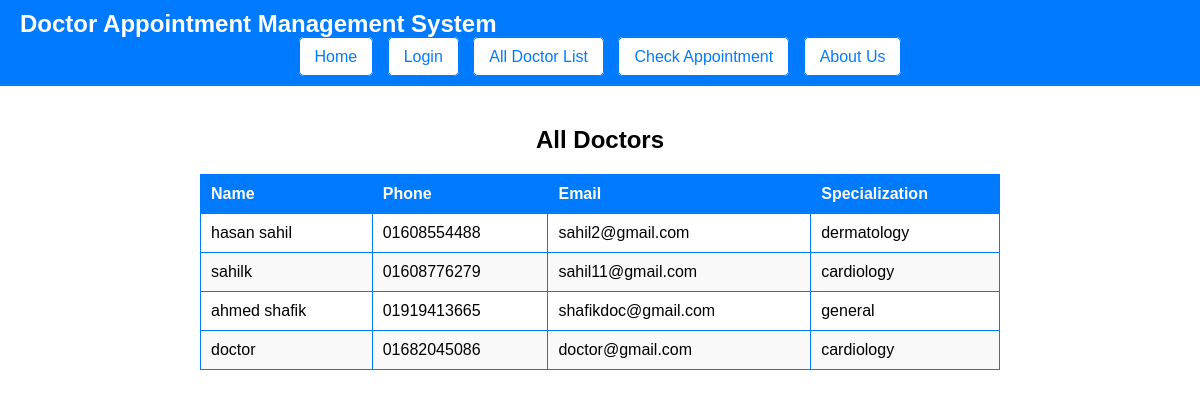
Screenshot of /all_doctor_list.php with the database file from the repository.
### tables this page shows
CREATE TABLE `users` (
  `id` int(11) NOT NULL,
  `user_type` enum('doctor','assistant','admin') NOT NULL,
  `name` varchar(100) NOT NULL,
  `email` varchar(100) NOT NULL,
  `phone` varchar(11) NOT NULL,
  `password` varchar(255) NOT NULL,
  `specialization` varchar(100) DEFAULT NULL,
  `created_at` timestamp NOT NULL DEFAULT current_timestamp()
);

### all_doctor_list.php (the view, shortened to what this page needs)
<?php include 'header.php'; ?>
<!DOCTYPE html>
<html lang="en">
<head>
    <link rel="stylesheet" href="css/home.css">
</head>
<body>
<section class="doctor-list-section">
    <h1>All Doctors</h1>
    <table class="doctor-table">
        <thead>
            <tr>
                <th>Name</th>
                <th>Phone</th>
                <th>Email</th>
                <th>Specialization</th>
            </tr>
        </thead>
        <tbody>
            <?php
            $conn = new mysqli("localhost", "root", "", "doctor_appointment_system");
            $sql = "SELECT name, phone, email, specialization FROM users WHERE user_type = 'doctor'";
            $result = $conn->query($sql);
            if ($result->num_rows > 0) {
                while ($row = $result->fetch_assoc()) {
                    echo "<tr>";
                    echo "<td>" . htmlspecialchars($row['name']) . "</td>";
                    echo "<td>" . htmlspecialchars($row['phone']) . "</td>";
                    echo "<td>" . htmlspecialchars($row['email']) . "</td>";
                    echo "<td>" . htmlspecialchars($row['specialization']) . "</td>";
                    echo "</tr>";
                }
            } else {
                echo "<tr><td colspan='4'>No doctors found</td></tr>";
            }
            ?>
        </tbody>
    </table>
</section>
</body>
</html>

### css/home.css (style rules this page uses)
body { font-family: Arial, sans-serif; margin: 0; padding: 0; }
table { width: 100%; border-collapse: collapse; margin-top: 20px; }
table th, table td { border: 1px solid #ddd; padding: 10px; text-align: left; }
table th { background-color: #007BFF; color: #fff; font-weight: bold; }
table tr:nth-child(even) { background-color: #f9f9f9; }
.doctor-list-section { padding: 20px; max-width: 800px; margin: auto; text-align: center; }
.doctor-table { width: 100%; border-collapse: collapse; margin-top: 20px; }
.doctor-table th, .doctor-table td { border: 1px solid #007BFF; padding: 10px; text-align: left; }
.doctor-table th { background-color: #007BFF; font-weight: bold; }
.doctor-table tr:nth-child(even) { background-color: #f9f9f9; }
h1 { font-size: 24px; margin-bottom: 20px; }

### rows the page displays
users: name "hasan sahil", phone "01608554488", email "sahil2@gmail.com", specialization "dermatology"
users: name "sahilk", phone "01608776279", email "sahil11@gmail.com", specialization "cardiology"
users: name "ahmed shafik", phone "01919413665", email "shafikdoc@gmail.com", specialization "general"
users: name "doctor", phone "01682045086", email "doctor@gmail.com", specialization "cardiology"
